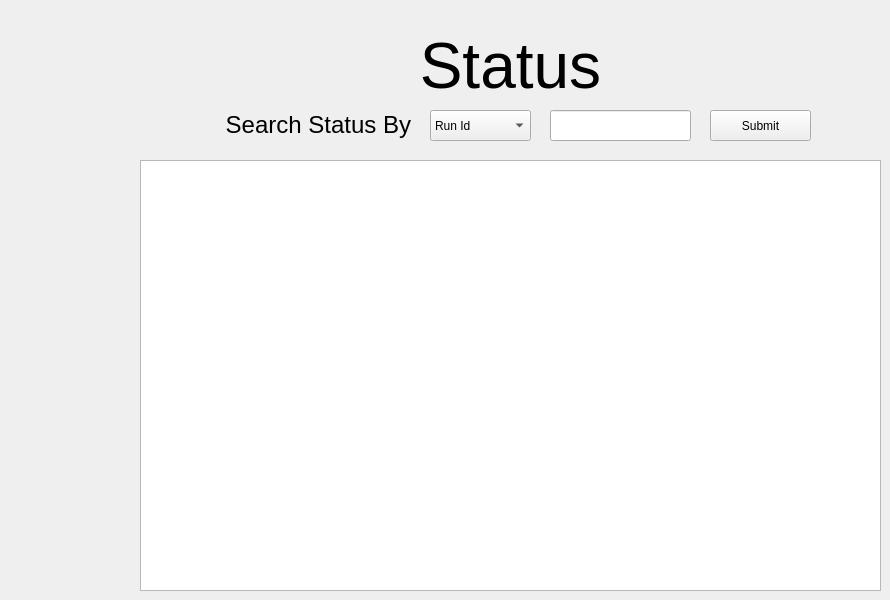
    <widget class="QWidget" name="StatusTab">
     <attribute name="title">
      <string>页</string>
     </attribute>
     <widget class="QLabel" name="StatusLabel">
      <property name="geometry">
       <rect>
        <x>390</x>
        <y>30</y>
        <width>241</width>
        <height>71</height>
       </rect>
      </property>
      <property name="text">
       <string>&lt;html&gt;&lt;head/&gt;&lt;body&gt;&lt;p align=&quot;center&quot;&gt;&lt;span style=&quot; font-size:48pt;&quot;&gt;Status&lt;/span&gt;&lt;/p&gt;&lt;/body&gt;&lt;/html&gt;</string>
      </property>
     </widget>
     <widget class="QTableView" name="StatusTableView">
      <property name="geometry">
       <rect>
        <x>140</x>
        <y>160</y>
        <width>741</width>
        <height>431</height>
       </rect>
      </property>
     </widget>
     <widget class="QPushButton" name="StatusSearchSubmitButton">
      <property name="geometry">
       <rect>
        <x>710</x>
        <y>110</y>
        <width>101</width>
        <height>31</height>
       </rect>
      </property>
      <property name="text">
       <string>Submit</string>
      </property>
     </widget>
     <widget class="QLineEdit" name="StatusSearchLineEdit">
      <property name="geometry">
       <rect>
        <x>550</x>
        <y>110</y>
        <width>141</width>
        <height>31</height>
       </rect>
      </property>
     </widget>
     <widget class="QComboBox" name="StatusSearchComboBox">
      <property name="geometry">
       <rect>
        <x>430</x>
        <y>110</y>
        <width>101</width>
        <height>31</height>
       </rect>
      </property>
      <item>
       <property name="text">
        <string>Run Id</string>
       </property>
      </item>
      <item>
       <property name="text">
        <string>Problem Id</string>
       </property>
      </item>
      <item>
       <property name="text">
        <string>User Id</string>
       </property>
      </item>
      <item>
       <property name="text">
        <string>Result</string>
       </property>
      </item>
     </widget>
     <widget class="QLabel" name="StatusSearchLabel">
      <property name="geometry">
       <rect>
        <x>190</x>
        <y>110</y>
        <width>221</width>
        <height>31</height>
       </rect>
      </property>
      <property name="text">
       <string>&lt;html&gt;&lt;head/&gt;&lt;body&gt;&lt;p align=&quot;right&quot;&gt;&lt;span style=&quot; font-size:18pt;&quot;&gt;Search Status By&lt;/span&gt;&lt;/p&gt;&lt;/body&gt;&lt;/html&gt;</string>
      </property>
     </widget>
    </widget>
